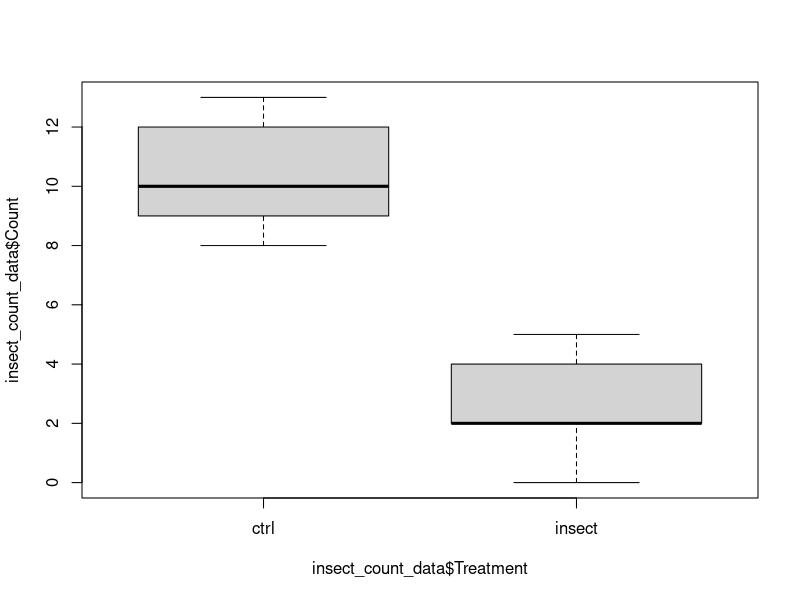
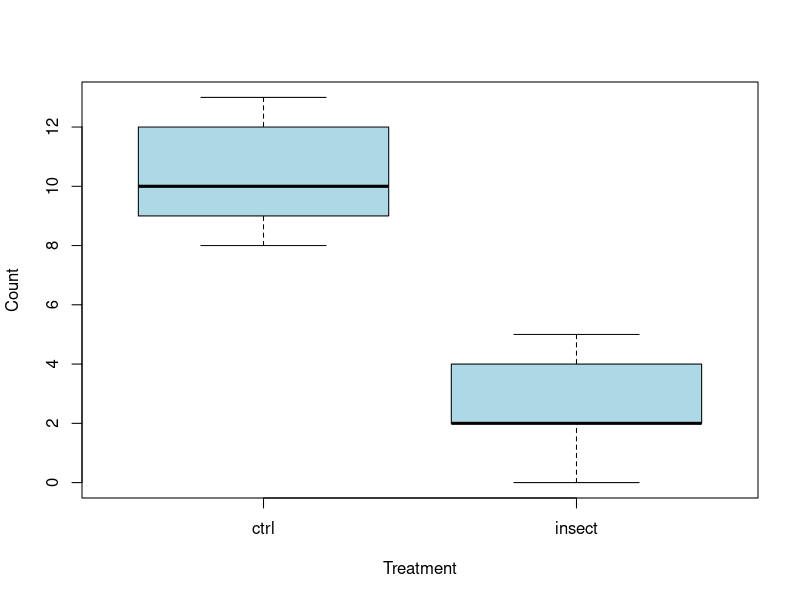

These charts were generated, in order, by the following R code:
## ---- chunk 1
insect_count_data <-
  data.frame(
    Treatment = c('ctrl','ctrl','ctrl','ctrl','ctrl',
                  'ctrl','ctrl','ctrl','ctrl','ctrl',
                  'insect','insect','insect','insect','insect',
                  'insect','insect','insect','insect'),
    Count = c(8, 9, 10, 9, 9, 12, 12, 12, 13, 10, 
              2, 5, 2, 0, 2, 3, 4, 4, 2)
  )
## ---- chunk 2
insect_count_data
## ---- chunk 3
str(insect_count_data)
## ---- chunk 4
insect_count_data$Treatment
insect_count_data$Count
## ---- chunk 5
boxplot(insect_count_data$Count ~ insect_count_data$Treatment)
## ---- chunk 6
boxplot(Count ~ Treatment, data = insect_count_data,
        col = 'lightblue')
## ---- chunk 7
aggregate(Count ~ Treatment, data = insect_count_data, FUN = mean)
aggregate(Count ~ Treatment, data = insect_count_data, FUN = sd)
aggregate(Count ~ Treatment, data = insect_count_data, FUN = length)
## ---- chunk 8
t.test(Count ~ Treatment, data = insect_count_data)
